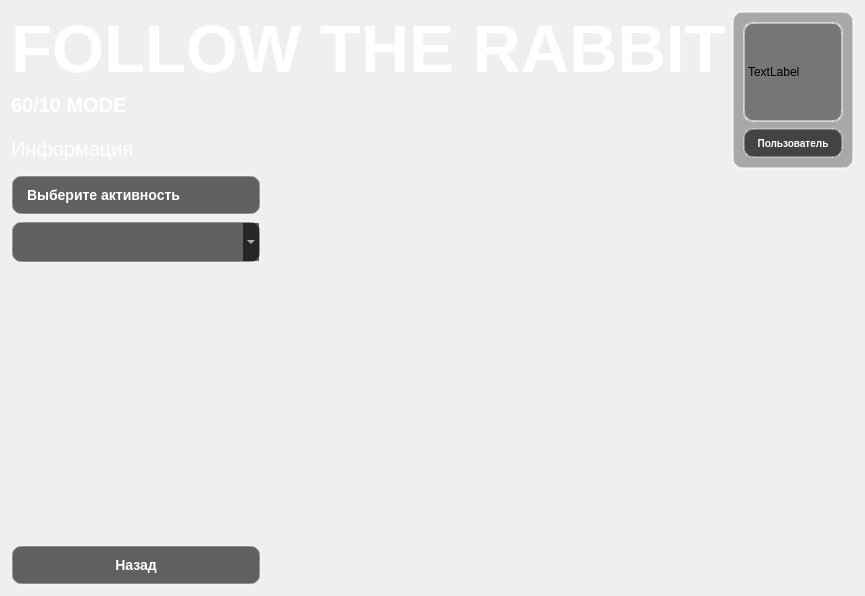
<?xml version="1.0" encoding="UTF-8"?>
<ui version="4.0">
 <class>Form60_10</class>
 <widget class="QWidget" name="Form60_10">
  <property name="geometry">
   <rect>
    <x>0</x>
    <y>0</y>
    <width>834</width>
    <height>596</height>
   </rect>
  </property>
  <property name="windowTitle">
   <string>Form</string>
  </property>
  <layout class="QVBoxLayout" name="verticalLayout_7">
   <item>
    <layout class="QVBoxLayout" name="verticalLayout_6">
     <item>
      <layout class="QHBoxLayout" name="horizontalLayout_2">
       <item>
        <layout class="QVBoxLayout" name="verticalLayout_3">
         <item alignment="Qt::AlignmentFlag::AlignBottom">
          <widget class="QLabel" name="label">
           <property name="font">
            <font>
             <pointsize>50</pointsize>
             <bold>true</bold>
            </font>
           </property>
           <property name="styleSheet">
            <string notr="true">color:white</string>
           </property>
           <property name="text">
            <string>FOLLOW THE RABBIT</string>
           </property>
           <property name="alignment">
            <set>Qt::AlignmentFlag::AlignBottom|Qt::AlignmentFlag::AlignLeading|Qt::AlignmentFlag::AlignLeft</set>
           </property>
          </widget>
         </item>
         <item alignment="Qt::AlignmentFlag::AlignTop">
          <widget class="QLabel" name="label_3">
           <property name="sizePolicy">
            <sizepolicy hsizetype="Preferred" vsizetype="Fixed">
             <horstretch>0</horstretch>
             <verstretch>0</verstretch>
            </sizepolicy>
           </property>
           <property name="minimumSize">
            <size>
             <width>0</width>
             <height>30</height>
            </size>
           </property>
           <property name="maximumSize">
            <size>
             <width>16777215</width>
             <height>30</height>
            </size>
           </property>
           <property name="font">
            <font>
             <pointsize>15</pointsize>
             <bold>true</bold>
            </font>
           </property>
           <property name="styleSheet">
            <string notr="true">QLabel {

    color: white;
    
}
</string>
           </property>
           <property name="text">
            <string>60/10 MODE</string>
           </property>
           <property name="alignment">
            <set>Qt::AlignmentFlag::AlignLeading|Qt::AlignmentFlag::AlignLeft|Qt::AlignmentFlag::AlignTop</set>
           </property>
          </widget>
         </item>
         <item alignment="Qt::AlignmentFlag::AlignTop">
          <widget class="QLabel" name="label_7">
           <property name="sizePolicy">
            <sizepolicy hsizetype="Preferred" vsizetype="Fixed">
             <horstretch>0</horstretch>
             <verstretch>0</verstretch>
            </sizepolicy>
           </property>
           <property name="minimumSize">
            <size>
             <width>0</width>
             <height>30</height>
            </size>
           </property>
           <property name="maximumSize">
            <size>
             <width>16777215</width>
             <height>30</height>
            </size>
           </property>
           <property name="font">
            <font>
             <pointsize>15</pointsize>
            </font>
           </property>
           <property name="styleSheet">
            <string notr="true">color:white</string>
           </property>
           <property name="text">
            <string>Информация</string>
           </property>
          </widget>
         </item>
        </layout>
       </item>
       <item>
        <spacer name="horizontalSpacer_4">
         <property name="orientation">
          <enum>Qt::Orientation::Horizontal</enum>
         </property>
         <property name="sizeHint" stdset="0">
          <size>
           <width>40</width>
           <height>20</height>
          </size>
         </property>
        </spacer>
       </item>
       <item>
        <layout class="QVBoxLayout" name="verticalLayout_4">
         <item>
          <widget class="QFrame" name="frame">
           <property name="styleSheet">
            <string notr="true">QFrame {
    border: 2px solid rgba(255,255,255,0.5);
    border-radius: 10px;
    background: rgba(0,0,0,0.3);
}</string>
           </property>
           <property name="frameShape">
            <enum>QFrame::Shape::StyledPanel</enum>
           </property>
           <property name="frameShadow">
            <enum>QFrame::Shadow::Raised</enum>
           </property>
           <layout class="QVBoxLayout" name="verticalLayout_8">
            <item alignment="Qt::AlignmentFlag::AlignHCenter">
             <widget class="QLabel" name="label_5">
              <property name="sizePolicy">
               <sizepolicy hsizetype="Fixed" vsizetype="Fixed">
                <horstretch>0</horstretch>
                <verstretch>0</verstretch>
               </sizepolicy>
              </property>
              <property name="minimumSize">
               <size>
                <width>100</width>
                <height>100</height>
               </size>
              </property>
              <property name="maximumSize">
               <size>
                <width>100</width>
                <height>100</height>
               </size>
              </property>
              <property name="text">
               <string>TextLabel</string>
              </property>
             </widget>
            </item>
            <item alignment="Qt::AlignmentFlag::AlignHCenter">
             <widget class="QLabel" name="label_4">
              <property name="sizePolicy">
               <sizepolicy hsizetype="Fixed" vsizetype="Fixed">
                <horstretch>0</horstretch>
                <verstretch>0</verstretch>
               </sizepolicy>
              </property>
              <property name="minimumSize">
               <size>
                <width>100</width>
                <height>30</height>
               </size>
              </property>
              <property name="maximumSize">
               <size>
                <width>100</width>
                <height>30</height>
               </size>
              </property>
              <property name="styleSheet">
               <string notr="true">QLabel {
    background: rgba(0, 0, 0, 0.6);
    color: white;
    border: 2px solid rgba(255, 255, 255, 0.3);
    border-radius: 10px;
    font-size: 10px;
    font-weight: bold;

}
</string>
              </property>
              <property name="text">
               <string>Пользователь</string>
              </property>
              <property name="alignment">
               <set>Qt::AlignmentFlag::AlignCenter</set>
              </property>
             </widget>
            </item>
           </layout>
          </widget>
         </item>
        </layout>
       </item>
      </layout>
     </item>
     <item>
      <layout class="QHBoxLayout" name="horizontalLayout">
       <item>
        <layout class="QVBoxLayout" name="verticalLayout">
         <item>
          <widget class="QLabel" name="label_2">
           <property name="styleSheet">
            <string notr="true">QLabel {
    background: rgba(0, 0, 0, 0.6);
    color: white;
    border: 2px solid rgba(255, 255, 255, 0.3);
    border-radius: 10px;
    font-size: 14px;
    font-weight: bold;
    padding: 10px;
}
</string>
           </property>
           <property name="text">
            <string>Выберите активность</string>
           </property>
          </widget>
         </item>
         <item>
          <widget class="QComboBox" name="comboBox">
           <property name="styleSheet">
            <string notr="true">QComboBox {
    background: rgba(0, 0, 0, 0.6);
    color: white;
    border: 2px solid rgba(255, 255, 255, 0.3);
    border-radius: 10px;
    font-size: 14px;
    font-weight: bold;
    padding: 10px;
}

QComboBox:hover {
    background: rgba(100, 100, 100, 0.7);
    border-color: rgba(255, 255, 255, 0.6);
}
QComboBox:pressed {
    background: rgba(50, 50, 50, 0.8);
}</string>
           </property>
          </widget>
         </item>
         <item>
          <spacer name="verticalSpacer">
           <property name="orientation">
            <enum>Qt::Orientation::Vertical</enum>
           </property>
           <property name="sizeHint" stdset="0">
            <size>
             <width>20</width>
             <height>40</height>
            </size>
           </property>
          </spacer>
         </item>
         <item>
          <widget class="QPushButton" name="pushButton">
           <property name="sizePolicy">
            <sizepolicy hsizetype="Fixed" vsizetype="Fixed">
             <horstretch>0</horstretch>
             <verstretch>0</verstretch>
            </sizepolicy>
           </property>
           <property name="minimumSize">
            <size>
             <width>250</width>
             <height>0</height>
            </size>
           </property>
           <property name="styleSheet">
            <string notr="true">QPushButton {
    background: rgba(0, 0, 0, 0.6);
    color: white;
    border: 2px solid rgba(255, 255, 255, 0.3);
    border-radius: 10px;
    font-size: 14px;
    font-weight: bold;
    padding: 10px;
}

QPushButton:hover {
    background: rgba(100, 100, 100, 0.7);
    border-color: rgba(255, 255, 255, 0.6);
}

QPushButton:pressed {
    background: rgba(50, 50, 50, 0.8);
}</string>
           </property>
           <property name="text">
            <string>Назад</string>
           </property>
          </widget>
         </item>
        </layout>
       </item>
       <item>
        <spacer name="horizontalSpacer_3">
         <property name="orientation">
          <enum>Qt::Orientation::Horizontal</enum>
         </property>
         <property name="sizeHint" stdset="0">
          <size>
           <width>40</width>
           <height>20</height>
          </size>
         </property>
        </spacer>
       </item>
       <item>
        <spacer name="verticalSpacer_4">
         <property name="orientation">
          <enum>Qt::Orientation::Vertical</enum>
         </property>
         <property name="sizeHint" stdset="0">
          <size>
           <width>20</width>
           <height>40</height>
          </size>
         </property>
        </spacer>
       </item>
       <item>
        <layout class="QVBoxLayout" name="verticalLayout_5"/>
       </item>
       <item>
        <layout class="QVBoxLayout" name="verticalLayout_2">
         <item>
          <layout class="QHBoxLayout" name="buttonlayout"/>
         </item>
         <item>
          <layout class="QVBoxLayout" name="pomodoro_layout"/>
         </item>
        </layout>
       </item>
      </layout>
     </item>
    </layout>
   </item>
  </layout>
 </widget>
 <resources/>
 <connections/>
</ui>
